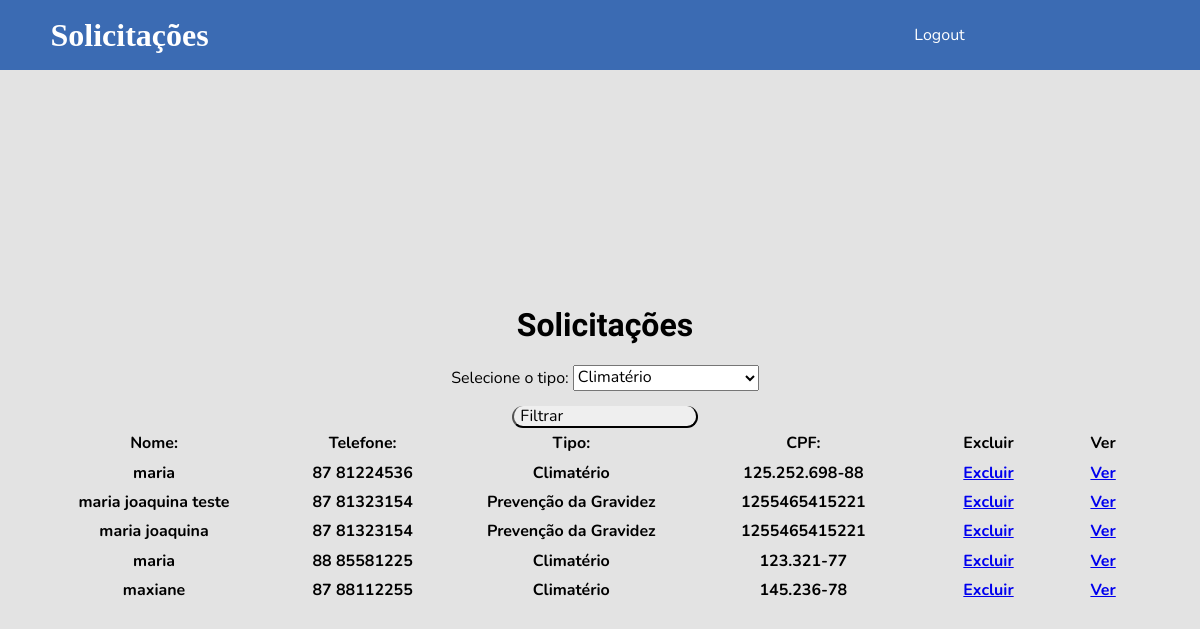
/controle.php (signed in), run on the app's committed database.
### tables this page shows
CREATE TABLE `agendamentos` (
  `id` int(5) NOT NULL,
  `nome` varchar(25) NOT NULL,
  `tel` varchar(25) NOT NULL,
  `email` varchar(50) NOT NULL,
  `endereco` varchar(50) NOT NULL,
  `cep` varchar(25) NOT NULL,
  `cpf` varchar(25) NOT NULL,
  `data_nasc` varchar(11) DEFAULT NULL,
  `nome_mae` varchar(25) NOT NULL,
  `cns` varchar(25) NOT NULL,
  `tipo` varchar(25) NOT NULL,
  `extra` varchar(1000) NOT NULL
);

### controle.php (the view, shortened to what this page needs)
<!DOCTYPE html>
<html lang="pt-br">
<head>
    <link rel="stylesheet" type="text/css" href="CSS/normalize.css">
    <link rel="stylesheet" type="text/css" href="CSS/style.css">
</head>
<body>
    <nav>
        <a href="index.php" >Solicitações</a>
        <ul>
            <li style="right: 50px;"><a href='cadastra.php'></a></li>
            <li style="right: 50px;"><a href='logout.php'> Logout </a></li>
        </ul>
    </nav>
    <header id="topo">
    </header>
    <section id="corpo">
        <h1>Solicitações</h1>
        <form method="get" action="">
            <label for="tipo">Selecione o tipo:</label>
            <select name="tipo" id="tipo">
                <?php
                $conexao = mysqli_connect("localhost", "root", "");
                $sql_tipos = "SELECT DISTINCT tipo FROM agendamentos";
                $resultado_tipos = mysqli_query($conexao, $sql_tipos);
                while ($linha_tipo = mysqli_fetch_array($resultado_tipos)) {
                    $tipo = $linha_tipo["tipo"];
                    echo "<option value='$tipo'>$tipo</option>";
                }
                ?>
            </select>
            <input type="submit" value="Filtrar">
        </form>
        <?php
        $conexao = mysqli_connect("localhost", "root", "");
        if (isset($_GET['tipo'])) {
            $tipoSelecionado = $_GET['tipo'];
            $sql = "SELECT * FROM agendamentos WHERE tipo='$tipoSelecionado' ORDER BY id DESC";
        } else {
            $sql = "SELECT * FROM agendamentos ORDER BY id DESC";
        }
        $resultado = mysqli_query($conexao, $sql) or die ("Não foi possível realizar a consulta ao banco de dados");
        echo "<table width=95% border=0 cellpadding=5 cellspacing=1>";
        echo "<tr>";
        echo "<th width=100>Nome:</th>";
        echo "<th width=100>Telefone:</th>";
        echo "<th width=100>Tipo:</th>";
        echo "<th width=100>CPF:</th>";
        echo "<th width=50>Excluir</th>";
        echo "<th width=50>Ver</th>";
        echo "</tr>";
        while ($linha=mysqli_fetch_array($resultado)) {
            $id = $linha["id"];
            $nome = $linha["nome"];
            $tel = $linha["tel"];
            $tipo = $linha["tipo"];
            $cpf = $linha["cpf"];
            echo "<tr>";
            echo "<th width=100>$nome</th>";
            echo "<th width=100>$tel</th>";
            echo "<th width=100>$tipo</th>";
            echo "<th width=100>$cpf</th>";
            echo "<th width=50><a href='excluir.php?id=$id'>Excluir</a></th>";
            echo "<th width=50><a href='solicitacao.php?id=$id'>Ver</a></th>";
            echo "</tr>";
        }
        echo "</table>";
        ?>
    </section>
</body>
</html>

### CSS/style.css (style rules this page uses)
body { font-family: Nunito, sans-serif; color: #000000; background-color: #e3e3e3; }
h1, h2, h3 { font-family: Asap, sans-serif; color: #000000; }
nav { display: flex; flex-direction: column; align-items: center; background-color:#3b6bb3; }
nav > a { text-decoration: none; color: #ffffff; font-weight: 800; font-size: 32px; font-family: serif; }
nav ul { display: flex; flex-direction: column; align-items: center; list-style: none; padding: 0; width: 100%; }
nav ul li { text-align: center; width: 100%; }
nav ul li a { display: inline-block; padding: 10px 0; width: 100%; text-decoration: none; color: #ffffff; }
header { display: flex; flex-direction: column; align-items: center; background-size: cover; background-repeat: no-repeat; background-position: center; color: #ffffff; text-align: center; padding: 20px; min-height: 200px; }
input { margin-top: 15px; width: 50%; text-align: left; border-top: #000000; border-radius: 15px }
#corpo { display: flex; flex-direction: column; align-items: center; text-align: center; padding: 10px 10px 20px 20px; background-color: #e3e3e3; color: #000000; }
#corpo h1, h3 { color: #000000; }
@media screen and (min-width: 720px) { nav { flex-direction: row; justify-content: space-around; } }
@media screen and (min-width: 720px) { nav ul { flex-direction: row; width: 70%; } }
@media screen and (min-width: 720px) { #corpo { height: 250px; height: 30vh; justify-content: center; min-height: 250px; } }

### data on the page
agendamentos: nome "maria", tel "87 81224536", tipo "Climatério", cpf "125.252.698-88"
agendamentos: nome "maria joaquina teste", tel "87 81323154", tipo "Prevenção da Gravidez", cpf "1255465415221"
agendamentos: nome "maria joaquina", tel "87 81323154", tipo "Prevenção da Gravidez", cpf "1255465415221"
agendamentos: nome "maria", tel "88 85581225", tipo "Climatério", cpf "123.321-77"
agendamentos: nome "maxiane", tel "87 88112255", tipo "Climatério", cpf "145.236-78"

### other printed values
form field tipo "Climatério"
